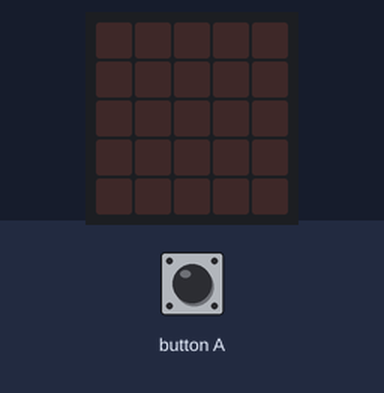
A program run on a simulated BBC micro:bit (MakeCode). Shown: the board's 5×5 LED display. The inputs (shaded band) are chosen by the test bench.

Above: at 1.2 s.
1.3 s: button A pressed for 0.15 s
At 2.3 s:
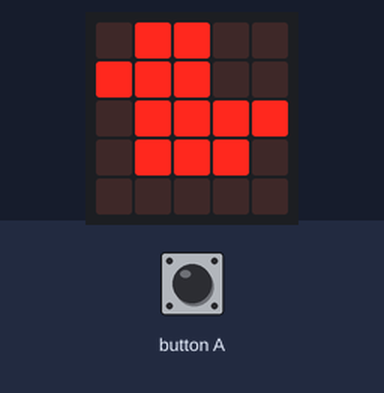
At 3.2 s:
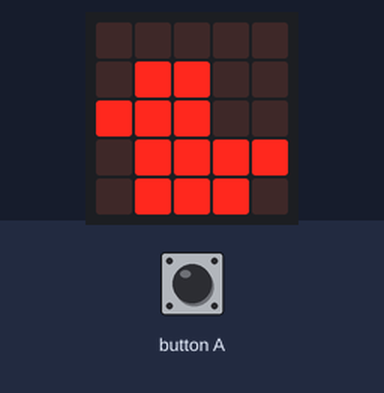
Timing chart, 0 to 4.7 s (numbered marks = the images above; inputs shaded):
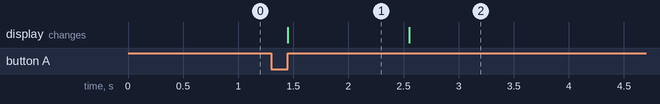

Measured:
- after the input at 1.3 s, the display: changes after 0.15 s (image 1)
- what the display in image 1 shows lasts 1.1 s, from 1.5 s to 2.6 s

The program:

main.ts
```typescript
input.onButtonPressed(Button.A, function () {
    basic.showIcon(IconNames.Duck)
    basic.pause(500)
    basic.showLeds(`
        . . . . .
        . # # . .
        # # # . .
        . # # # #
        . # # # .
        `)
    basic.pause(500)
})
basic.forever(function () {

})
```

test.ts
```typescript
// sem patria testy; keď sa tento balík použije ako rozšírenie, nebudú sa kompilovať.
```
